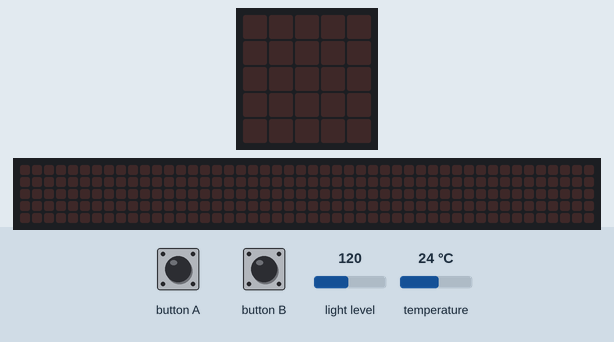
This program was run on a simulated BBC micro:bit (MakeCode). Parts: the board's 5×5 LED display, a strip that is not on the board, showing the scrolling text unrolled. Inputs (shaded band) come from the test bench; at power-on: light level 120, temperature 24 °C. The 48×5 strip is a reading aid, not a part: it shows the text the display is scrolling, unrolled, one strip-width of it at a time.

Above: at 1.2 s.
1.3 s: button A pressed for 0.15 s
At 1.45 s:
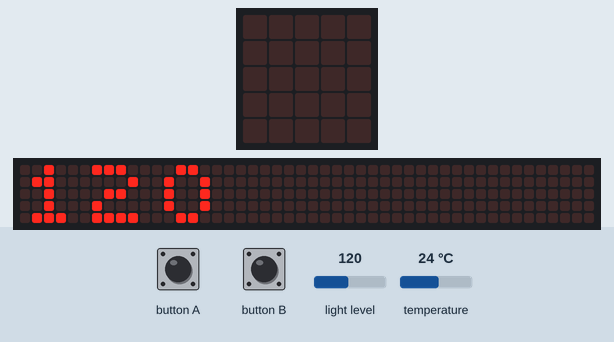
4.3 s: button B pressed for 1 s
At 7.45 s:
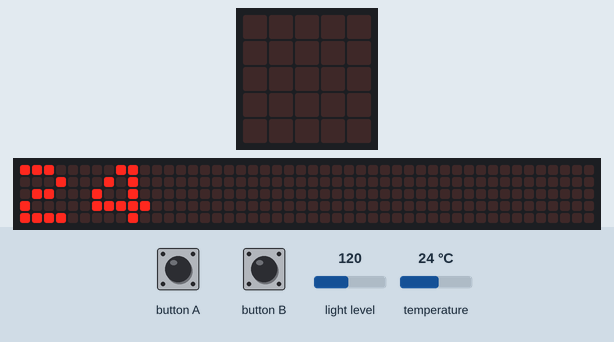
8.3 s: button B pressed for 0.15 s
At 8.52 s:
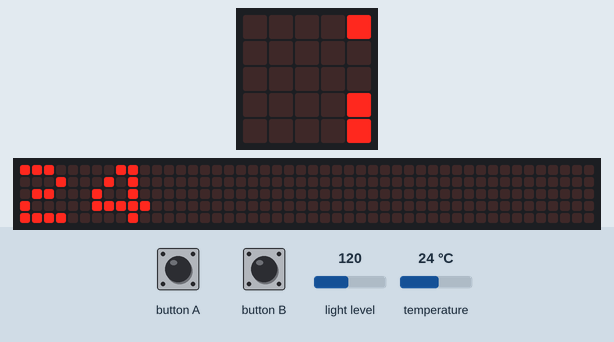
11.3 s: button B pressed for 3.2 s
At 11.67 s:
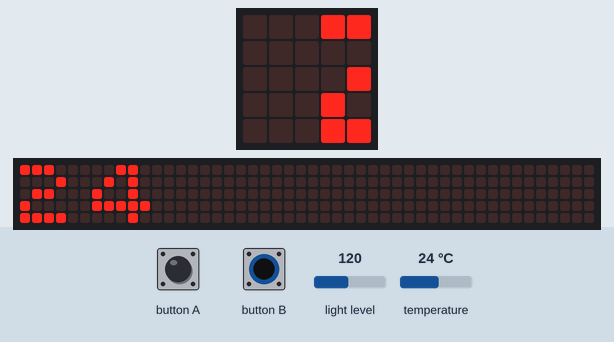

Measured:
- after the input at 1.3 s, the display: changes at once (image 1)
- after the input at 8.3 s, the display: first changes at once (image 3 shows a later state)
- after the input at 11.3 s, the display: first changes at once (image 4 shows a later state)

The program:

main.ts
```typescript
let que = ""
input.onButtonPressed(Button.A, function () {
    que = "luz"
})
input.onButtonPressed(Button.B, function () {
    que = "temperatura"
})
basic.forever(function () {
    if (input.buttonIsPressed(Button.A)) {
        basic.showString("" + (input.lightLevel()))
    }
    if (input.buttonIsPressed(Button.B)) {
        basic.showString("" + (input.temperature()))
    }
})
```

test.ts
```typescript
// aquí va el archivo "tests"; esto no se compilará cuando este paquete se utilice como una extensión.
```
